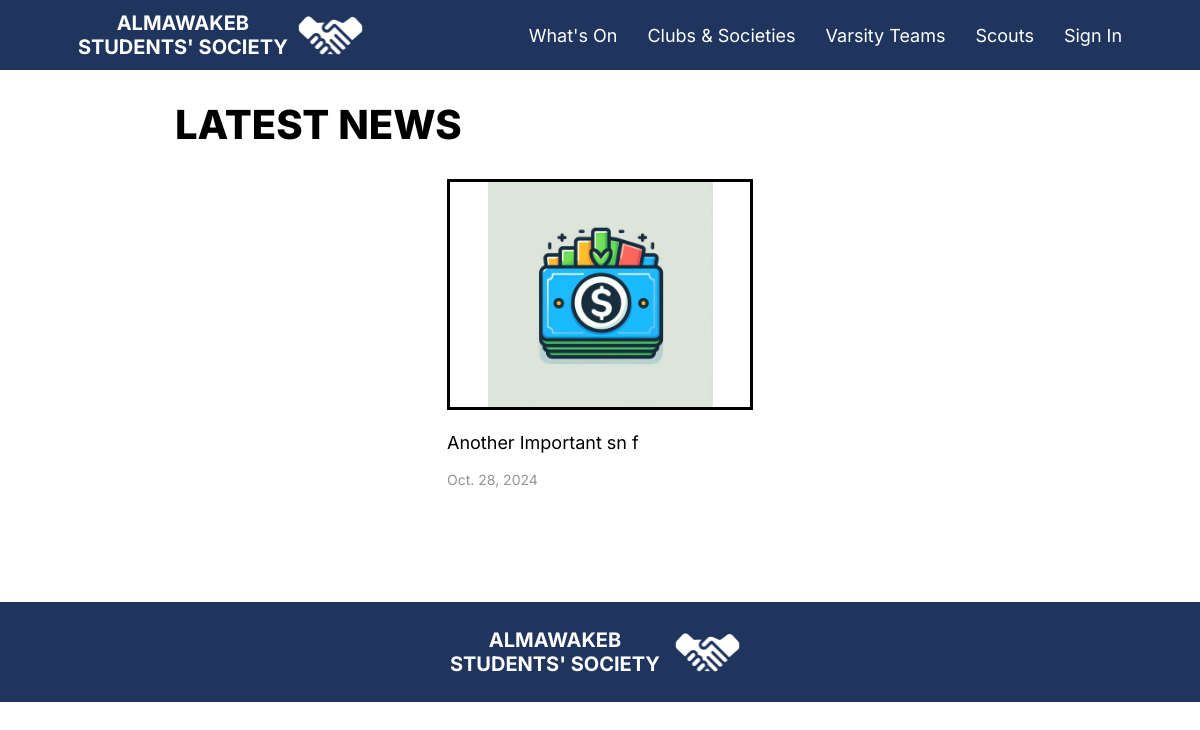
The app's page /News/, older data.
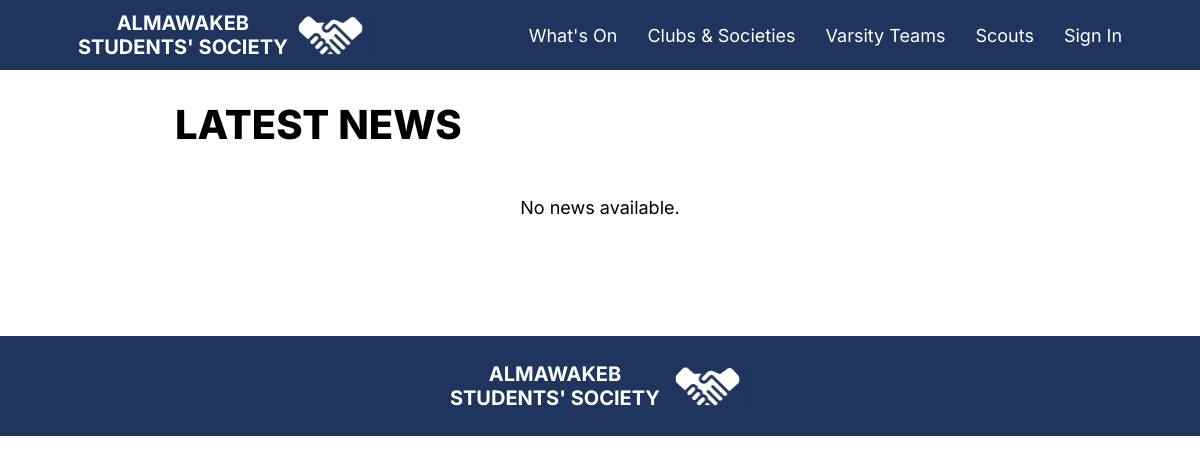
The same page, newer data.
### mainapp/models.py (models this page shows, shortened)
class News(models.Model):
    GROUP_CHOICES = [
        ('ngr', 'All Year Levels'),
        ('12', 'Senior'),
        ('11', 'Junior'),
        ('10', 'Sophomore'),
        ('9', 'Freshman'),
    ]
    GRADE_CHOICES = [
        ('nosec', 'All Sections'),
        ('A', 'A'),
        ('B', 'B'),
        ('C', 'C'),
        ('D', 'D'),
        ('E', 'E'),
        ('F', 'F'),
        ('G', 'G'),
        ('H', 'H'),
        ('I', 'I'),
        ('J', 'J'),
    ]
    author = models.ForeignKey(User, on_delete=models.CASCADE)
    cover = models.ImageField(upload_to='news_covers/')
    title =  models.CharField(max_length=100)
    text = models.TextField()
    published_date = models.DateTimeField(null=True, blank=True)
    summary = models.CharField(max_length=150)
    group = models.CharField(max_length=3, choices=GROUP_CHOICES,default="ngr")
    grade = models.CharField(max_length=5, choices=GRADE_CHOICES,default="nosec")
    highlight = models.BooleanField(default=False)
    approved = models.BooleanField(default=False)
    awaiting_approval = models.BooleanField(default=True)
    draft = models.BooleanField(default=False)
    denied_reason = models.CharField(max_length=150, blank=True, null=True)
    links = models.ManyToManyField(Links, related_name='news_links', blank=True)
    typeitem = "news"

### mainapp/views.py (the view)
# urls.py: path("News/", views.News_View, name="news"),
def News_View(request):
    news = News.objects.all().order_by('-published_date')
    if hasattr(request.user, 'associated_student') and request.user.associated_student is not None:
        grlevel = str(request.user.associated_student.year_level)
        return render(request, "news.html", {'news': news, 'gradelevel': grlevel})
    else:
        return render(request, "news.html", {'news': news})

### templates/news.html (shortened to what this page needs)
{% extends 'Base.html' %}
{% load static %}
{% block content %}
<div class="profileRow">
    <p class="pageTitle">LATEST NEWS</p>
</div>
<div class="grid">
    {% for news in news %}
    {% if news.approved and not user.is_superuser and not news.draft %}
    {% if news.group == "ngr" and news.grade == "nosec" %}
    <div>
        <a href="{% url 'news_detail' news.id %}">
            <img class="newsCover" src="{{ news.cover.url }}" alt="News Cover" style="border: 3px solid black;">
            <p class="text">{{ news.title }}</p>
            <p class="aboutText">{{ news.published_date|date:"N j, Y" }}</p>
        </a>
    </div>
    {% endif %}
    {% endif %}
    {% empty %}
    <p class="text">No news available.</p>
    {% endfor %}
</div>
{% endblock %}

Row changes from the older to the newer data that the page shows:
removed News: cover (picture), title "Another Important sn f", published_date "Oct. 28, 2024"
Text that changed along with them:
text now shown: "No news available."
